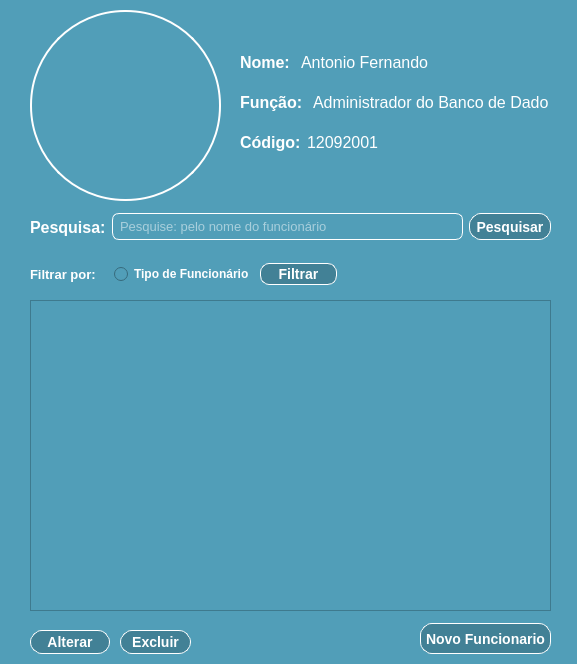
<?xml version="1.0" encoding="UTF-8"?>
<ui version="4.0">
 <class>JanelaPrincipal</class>
 <widget class="QDialog" name="JanelaPrincipal">
  <property name="geometry">
   <rect>
    <x>0</x>
    <y>0</y>
    <width>577</width>
    <height>664</height>
   </rect>
  </property>
  <property name="windowTitle">
   <string>Dialog</string>
  </property>
  <property name="styleSheet">
   <string notr="true">background-color: #519eb8;</string>
  </property>
  <widget class="QWidget" name="layoutWidget">
   <property name="geometry">
    <rect>
     <x>30</x>
     <y>260</y>
     <width>307</width>
     <height>29</height>
    </rect>
   </property>
   <layout class="QHBoxLayout" name="horizontalLayout_6">
    <item>
     <widget class="QLabel" name="label_9">
      <property name="styleSheet">
       <string notr="true">QLabel {
	font-size: 10pt;
	font-weight: bold;
	color: #ffffff;
}</string>
      </property>
      <property name="text">
       <string>Filtrar por: </string>
      </property>
     </widget>
    </item>
    <item>
     <widget class="QRadioButton" name="radioButtonTipoFuncionario">
      <property name="styleSheet">
       <string notr="true">QRadioButton {
	color: #ffffff;
	font-weight: bold;
}</string>
      </property>
      <property name="text">
       <string>Tipo de Funcionário</string>
      </property>
     </widget>
    </item>
    <item>
     <widget class="QPushButton" name="pushButtonFiltrar">
      <property name="cursor">
       <cursorShape>PointingHandCursor</cursorShape>
      </property>
      <property name="styleSheet">
       <string notr="true">QPushButton {
	border: 1px solid #ffffff;
	background-color: #428196;
	color: #ffffff;
	font-weight: bold;
	font-size: 10.5pt;
	border-radius: 9px;
	height: 20px;
	width: 50px;
}

QPushButton:hover {
	background-color: #23444f;
}</string>
      </property>
      <property name="text">
       <string>Filtrar</string>
      </property>
     </widget>
    </item>
   </layout>
  </widget>
  <widget class="QWidget" name="layoutWidget_2">
   <property name="geometry">
    <rect>
     <x>240</x>
     <y>90</y>
     <width>308</width>
     <height>24</height>
    </rect>
   </property>
   <layout class="QHBoxLayout" name="horizontalLayout_2">
    <item>
     <widget class="QLabel" name="label_4">
      <property name="styleSheet">
       <string notr="true">QLabel {
	font-size: 12pt;
	font-weight: bold;
	color: #fff;
} </string>
      </property>
      <property name="text">
       <string>Função: </string>
      </property>
     </widget>
    </item>
    <item>
     <widget class="QLabel" name="label_5">
      <property name="styleSheet">
       <string notr="true">QLabel {
	font-size: 12pt;
	color: #ffffff;
}</string>
      </property>
      <property name="text">
       <string>Administrador do Banco de Dados</string>
      </property>
     </widget>
    </item>
   </layout>
  </widget>
  <widget class="QPushButton" name="pushButtonExcluirFuncionario">
   <property name="geometry">
    <rect>
     <x>120</x>
     <y>630</y>
     <width>71</width>
     <height>24</height>
    </rect>
   </property>
   <property name="cursor">
    <cursorShape>PointingHandCursor</cursorShape>
   </property>
   <property name="styleSheet">
    <string notr="true">QPushButton {
	border: 1px solid #ffffff;
	background-color: #428196;
	color: #ffffff;
	font-weight: bold;
	font-size: 10.5pt;
	border-radius: 12px;
	height: 25px;
	width: 80px;
}

QPushButton:hover {
	background-color: #c36466;
}</string>
   </property>
   <property name="text">
    <string>Excluir</string>
   </property>
   <property name="checkable">
    <bool>false</bool>
   </property>
   <property name="autoRepeat">
    <bool>true</bool>
   </property>
   <property name="autoExclusive">
    <bool>true</bool>
   </property>
  </widget>
  <widget class="QWidget" name="layoutWidget_3">
   <property name="geometry">
    <rect>
     <x>240</x>
     <y>50</y>
     <width>188</width>
     <height>24</height>
    </rect>
   </property>
   <layout class="QHBoxLayout" name="horizontalLayout">
    <item>
     <widget class="QLabel" name="label_2">
      <property name="styleSheet">
       <string notr="true">QLabel {
	font-size: 12pt;
	font-weight: bold;
	color: #fff;
} </string>
      </property>
      <property name="text">
       <string>Nome: </string>
      </property>
     </widget>
    </item>
    <item>
     <widget class="QLabel" name="label_3">
      <property name="styleSheet">
       <string notr="true">QLabel {
	font-size: 12pt;
	color: #ffffff;
}</string>
      </property>
      <property name="text">
       <string>Antonio Fernando</string>
      </property>
     </widget>
    </item>
   </layout>
  </widget>
  <widget class="QWidget" name="layoutWidget_4">
   <property name="geometry">
    <rect>
     <x>30</x>
     <y>210</y>
     <width>521</width>
     <height>34</height>
    </rect>
   </property>
   <layout class="QHBoxLayout" name="horizontalLayout_5">
    <item>
     <layout class="QHBoxLayout" name="horizontalLayout_4">
      <item>
       <widget class="QLabel" name="label_8">
        <property name="styleSheet">
         <string notr="true">QLabel {
	font-size: 12pt;
	font-weight: bold;
	color: #ffffff;
}</string>
        </property>
        <property name="text">
         <string>Pesquisa:</string>
        </property>
       </widget>
      </item>
      <item>
       <widget class="QLineEdit" name="lineEdit">
        <property name="styleSheet">
         <string notr="true">QLineEdit {
	border: 1px solid #fff;
	border-radius: 7px;
	height: 25px;
	padding-left: 5px;
	color: #ffffff;
	font-size: 9.5pt
}</string>
        </property>
        <property name="placeholderText">
         <string>Pesquise: pelo nome do funcionário</string>
        </property>
       </widget>
      </item>
     </layout>
    </item>
    <item>
     <widget class="QPushButton" name="pushButton">
      <property name="cursor">
       <cursorShape>PointingHandCursor</cursorShape>
      </property>
      <property name="styleSheet">
       <string notr="true">QPushButton {
	border: 1px solid #ffffff;
	background-color: #428196;
	color: #ffffff;
	font-weight: bold;
	font-size: 10.5pt;
	border-radius: 12px;
	height: 25px;
	width: 80px;
}

QPushButton:hover {
	background-color: #23444f;
}</string>
      </property>
      <property name="text">
       <string>Pesquisar</string>
      </property>
     </widget>
    </item>
   </layout>
  </widget>
  <widget class="QWidget" name="layoutWidget_5">
   <property name="geometry">
    <rect>
     <x>240</x>
     <y>130</y>
     <width>139</width>
     <height>24</height>
    </rect>
   </property>
   <layout class="QHBoxLayout" name="horizontalLayout_3">
    <item>
     <widget class="QLabel" name="label_6">
      <property name="styleSheet">
       <string notr="true">QLabel {
	font-size: 12pt;
	font-weight: bold;
	color: #fff;
} </string>
      </property>
      <property name="text">
       <string>Código:</string>
      </property>
     </widget>
    </item>
    <item>
     <widget class="QLabel" name="label_7">
      <property name="styleSheet">
       <string notr="true">QLabel {
	font-size: 12pt;
	color: #ffffff;
}</string>
      </property>
      <property name="text">
       <string>12092001</string>
      </property>
     </widget>
    </item>
   </layout>
  </widget>
  <widget class="QLabel" name="label_10">
   <property name="geometry">
    <rect>
     <x>30</x>
     <y>10</y>
     <width>191</width>
     <height>191</height>
    </rect>
   </property>
   <property name="styleSheet">
    <string notr="true">QLabel {
	border: 2px solid #ffffff;
	border-radius: 95%;
}</string>
   </property>
   <property name="text">
    <string/>
   </property>
   <property name="pixmap">
    <pixmap resource="assets.qrc">:/telaSplah/assets/user_admin.png</pixmap>
   </property>
   <property name="scaledContents">
    <bool>true</bool>
   </property>
  </widget>
  <widget class="QTableWidget" name="tableWidgetFuncionarios">
   <property name="geometry">
    <rect>
     <x>30</x>
     <y>300</y>
     <width>521</width>
     <height>311</height>
    </rect>
   </property>
  </widget>
  <widget class="QPushButton" name="pushButtonAlterarDadosFuncionario">
   <property name="geometry">
    <rect>
     <x>30</x>
     <y>630</y>
     <width>80</width>
     <height>24</height>
    </rect>
   </property>
   <property name="cursor">
    <cursorShape>PointingHandCursor</cursorShape>
   </property>
   <property name="styleSheet">
    <string notr="true">QPushButton {
	border: 1px solid #ffffff;
	background-color: #428196;
	color: #ffffff;
	font-weight: bold;
	font-size: 10.5pt;
	border-radius: 12px;
	height: 25px;
	width: 80px;
}

QPushButton:hover {
	background-color: #d3c76c;
}</string>
   </property>
   <property name="text">
    <string>Alterar</string>
   </property>
  </widget>
  <widget class="QPushButton" name="pushButtonAddNovoFuncionario">
   <property name="geometry">
    <rect>
     <x>420</x>
     <y>623</y>
     <width>131</width>
     <height>31</height>
    </rect>
   </property>
   <property name="cursor">
    <cursorShape>PointingHandCursor</cursorShape>
   </property>
   <property name="styleSheet">
    <string notr="true">QPushButton {
	border: 1px solid #ffffff;
	background-color: #428196;
	color: #ffffff;
	font-weight: bold;
	font-size: 10.5pt;
	border-radius: 12px;
	height: 25px;
	width: 80px;
}

QPushButton:hover {
	background-color: #70df81;
}</string>
   </property>
   <property name="text">
    <string>Novo Funcionario</string>
   </property>
  </widget>
 </widget>
 <resources>
  <include location="assets.qrc"/>
 </resources>
 <connections/>
</ui>
